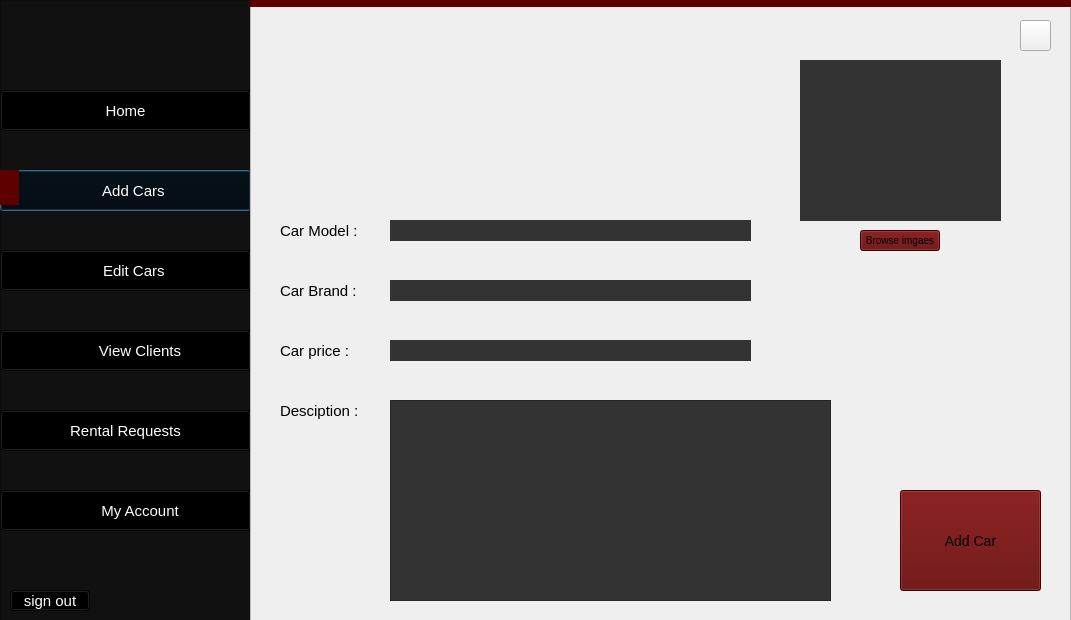
<?xml version="1.0" encoding="UTF-8"?>
<ui version="4.0">
 <class>Central_AddCars</class>
 <widget class="QDialog" name="Central_AddCars">
  <property name="geometry">
   <rect>
    <x>0</x>
    <y>0</y>
    <width>1071</width>
    <height>620</height>
   </rect>
  </property>
  <property name="windowTitle">
   <string>Add a new car</string>
  </property>
  <property name="windowIcon">
   <iconset resource="Resources.qrc">
    <normaloff>:/res/data/images/Loko.png</normaloff>:/res/data/images/Loko.png</iconset>
  </property>
  <property name="styleSheet">
   <string notr="true"/>
  </property>
  <widget class="QFrame" name="frame">
   <property name="geometry">
    <rect>
     <x>0</x>
     <y>0</y>
     <width>251</width>
     <height>621</height>
    </rect>
   </property>
   <property name="styleSheet">
    <string notr="true">QFrame#frame
{
background:#111;
}

QPushButton
{
        font-size:15px;
        background:transparent;
        color:#ffffff;
}

QPushButton#HomeButton:hover, QPushButton#AddCars:hover,  QPushButton#EditCars:hover, QPushButton#MyAccount:hover, QPushButton#ViewClients:hover,QPushButton#Rental:hover,QPushButton#signout:hover
{
        font-size:15px;
        background:#222;
        color:#ffffff;
        border-radius:50px;
}

QToolButton
{

}</string>
   </property>
   <property name="frameShape">
    <enum>QFrame::StyledPanel</enum>
   </property>
   <property name="frameShadow">
    <enum>QFrame::Raised</enum>
   </property>
   <widget class="QLabel" name="label">
    <property name="geometry">
     <rect>
      <x>0</x>
      <y>170</y>
      <width>19</width>
      <height>35</height>
     </rect>
    </property>
    <property name="styleSheet">
     <string notr="true">background:#5F0000;</string>
    </property>
    <property name="text">
     <string/>
    </property>
   </widget>
   <widget class="QPushButton" name="AddCars">
    <property name="geometry">
     <rect>
      <x>0</x>
      <y>170</y>
      <width>251</width>
      <height>41</height>
     </rect>
    </property>
    <property name="text">
     <string>    Add Cars</string>
    </property>
   </widget>
   <widget class="QPushButton" name="EditCars">
    <property name="geometry">
     <rect>
      <x>0</x>
      <y>250</y>
      <width>251</width>
      <height>41</height>
     </rect>
    </property>
    <property name="text">
     <string>    Edit Cars</string>
    </property>
   </widget>
   <widget class="QLabel" name="label_3">
    <property name="geometry">
     <rect>
      <x>20</x>
      <y>90</y>
      <width>35</width>
      <height>35</height>
     </rect>
    </property>
    <property name="text">
     <string/>
    </property>
   </widget>
   <widget class="QPushButton" name="HomeButton">
    <property name="geometry">
     <rect>
      <x>0</x>
      <y>90</y>
      <width>251</width>
      <height>41</height>
     </rect>
    </property>
    <property name="text">
     <string>Home</string>
    </property>
   </widget>
   <widget class="QPushButton" name="MyAccount">
    <property name="geometry">
     <rect>
      <x>0</x>
      <y>490</y>
      <width>251</width>
      <height>41</height>
     </rect>
    </property>
    <property name="text">
     <string>       My Account</string>
    </property>
   </widget>
   <widget class="QPushButton" name="ViewClients">
    <property name="geometry">
     <rect>
      <x>0</x>
      <y>330</y>
      <width>251</width>
      <height>41</height>
     </rect>
    </property>
    <property name="text">
     <string>       View Clients</string>
    </property>
   </widget>
   <widget class="QLabel" name="label_4">
    <property name="geometry">
     <rect>
      <x>20</x>
      <y>170</y>
      <width>35</width>
      <height>35</height>
     </rect>
    </property>
    <property name="text">
     <string/>
    </property>
   </widget>
   <widget class="QLabel" name="label_5">
    <property name="geometry">
     <rect>
      <x>20</x>
      <y>250</y>
      <width>35</width>
      <height>35</height>
     </rect>
    </property>
    <property name="text">
     <string/>
    </property>
   </widget>
   <widget class="QLabel" name="label_6">
    <property name="geometry">
     <rect>
      <x>20</x>
      <y>330</y>
      <width>35</width>
      <height>35</height>
     </rect>
    </property>
    <property name="text">
     <string/>
    </property>
   </widget>
   <widget class="QLabel" name="label_7">
    <property name="geometry">
     <rect>
      <x>20</x>
      <y>410</y>
      <width>35</width>
      <height>35</height>
     </rect>
    </property>
    <property name="text">
     <string/>
    </property>
   </widget>
   <widget class="QPushButton" name="Rental">
    <property name="geometry">
     <rect>
      <x>0</x>
      <y>410</y>
      <width>251</width>
      <height>41</height>
     </rect>
    </property>
    <property name="text">
     <string>Rental Requests</string>
    </property>
   </widget>
   <widget class="QLabel" name="label_8">
    <property name="geometry">
     <rect>
      <x>20</x>
      <y>490</y>
      <width>35</width>
      <height>35</height>
     </rect>
    </property>
    <property name="text">
     <string/>
    </property>
   </widget>
   <widget class="QPushButton" name="signout">
    <property name="geometry">
     <rect>
      <x>10</x>
      <y>590</y>
      <width>80</width>
      <height>21</height>
     </rect>
    </property>
    <property name="text">
     <string>sign out</string>
    </property>
   </widget>
   <zorder>Rental</zorder>
   <zorder>AddCars</zorder>
   <zorder>EditCars</zorder>
   <zorder>HomeButton</zorder>
   <zorder>label_3</zorder>
   <zorder>MyAccount</zorder>
   <zorder>ViewClients</zorder>
   <zorder>label_4</zorder>
   <zorder>label_5</zorder>
   <zorder>label</zorder>
   <zorder>label_6</zorder>
   <zorder>label_8</zorder>
   <zorder>label_7</zorder>
   <zorder>signout</zorder>
  </widget>
  <widget class="QFrame" name="frame_2">
   <property name="geometry">
    <rect>
     <x>250</x>
     <y>0</y>
     <width>821</width>
     <height>621</height>
    </rect>
   </property>
   <property name="styleSheet">
    <string notr="true">

QLabel#WarningLbl
{
	color:red;
	font-size:10px;
}

QLabel#ModelWarning, QLabel#BrandWarning, QLabel#PriceWarning, QLabel#DescriptWarning
{
	color:red;
	font-size:10px;
}

QLabel#CarModel, QLabel#CarBrand,  QLabel#CarPrice, QLabel#CarDescription
{
	color:black;
	font-size:15px;
}

QLineEdit#CarModelLineEdite, QLineEdit#CarBrandLineEdit, QLineEdit#CarPriceLineEdit, QLineEdit#CarDescriptionLineEdit
{
	background-color:#333;
	color:white;
	font-size:14px;
	border-radius:15px;
}

QTextEdit#TextEditDescript
{
	background-color:#333;
	color:white;
	font-size:14px;
}

QPushButton#AddCarButton
{
	font-size:14px;
	background-color:#5F0000;
}
QPushButton#BrowseImages
{
	font-size:10px;
	background-color:#5F0000;
}</string>
   </property>
   <property name="frameShape">
    <enum>QFrame::StyledPanel</enum>
   </property>
   <property name="frameShadow">
    <enum>QFrame::Raised</enum>
   </property>
   <widget class="QLabel" name="label_2">
    <property name="geometry">
     <rect>
      <x>-20</x>
      <y>0</y>
      <width>841</width>
      <height>7</height>
     </rect>
    </property>
    <property name="styleSheet">
     <string notr="true">background:#5F0000;</string>
    </property>
    <property name="text">
     <string/>
    </property>
   </widget>
   <widget class="QPushButton" name="Close">
    <property name="geometry">
     <rect>
      <x>770</x>
      <y>20</y>
      <width>31</width>
      <height>31</height>
     </rect>
    </property>
    <property name="styleSheet">
     <string notr="true">
QPushButton
{
        border-image:url(L:/UNI/Projects/Project one/Grind/Project/QT/data/icons/cancel.png);

}

QPushButton:hover
{
        background:#5F0000;
        border-radius:15px;
}
</string>
    </property>
    <property name="text">
     <string/>
    </property>
   </widget>
   <widget class="QLabel" name="AddCarlbl">
    <property name="geometry">
     <rect>
      <x>-20</x>
      <y>-47</y>
      <width>261</width>
      <height>241</height>
     </rect>
    </property>
    <property name="text">
     <string/>
    </property>
   </widget>
   <widget class="QLabel" name="CarDisplay">
    <property name="geometry">
     <rect>
      <x>550</x>
      <y>60</y>
      <width>201</width>
      <height>161</height>
     </rect>
    </property>
    <property name="styleSheet">
     <string notr="true">background:#333;</string>
    </property>
    <property name="text">
     <string/>
    </property>
   </widget>
   <widget class="QPushButton" name="BrowseImages">
    <property name="geometry">
     <rect>
      <x>610</x>
      <y>230</y>
      <width>80</width>
      <height>21</height>
     </rect>
    </property>
    <property name="text">
     <string>Browse imgaes</string>
    </property>
   </widget>
   <widget class="QLabel" name="addcarlbl">
    <property name="geometry">
     <rect>
      <x>-20</x>
      <y>0</y>
      <width>471</width>
      <height>241</height>
     </rect>
    </property>
    <property name="text">
     <string/>
    </property>
    <property name="pixmap">
     <pixmap resource="Resources.qrc">:/res/data/images/Loko.png</pixmap>
    </property>
    <property name="scaledContents">
     <bool>true</bool>
    </property>
   </widget>
   <widget class="QLineEdit" name="CarModelLineEdite">
    <property name="geometry">
     <rect>
      <x>140</x>
      <y>220</y>
      <width>361</width>
      <height>21</height>
     </rect>
    </property>
   </widget>
   <widget class="QLabel" name="CarModel">
    <property name="geometry">
     <rect>
      <x>30</x>
      <y>220</y>
      <width>111</width>
      <height>21</height>
     </rect>
    </property>
    <property name="text">
     <string>Car Model :</string>
    </property>
   </widget>
   <widget class="QLabel" name="CarBrand">
    <property name="geometry">
     <rect>
      <x>30</x>
      <y>280</y>
      <width>111</width>
      <height>21</height>
     </rect>
    </property>
    <property name="text">
     <string>Car Brand :</string>
    </property>
   </widget>
   <widget class="QLineEdit" name="CarBrandLineEdit">
    <property name="geometry">
     <rect>
      <x>140</x>
      <y>280</y>
      <width>361</width>
      <height>21</height>
     </rect>
    </property>
   </widget>
   <widget class="QLabel" name="CarPrice">
    <property name="geometry">
     <rect>
      <x>30</x>
      <y>340</y>
      <width>111</width>
      <height>21</height>
     </rect>
    </property>
    <property name="text">
     <string>Car price :</string>
    </property>
   </widget>
   <widget class="QLineEdit" name="CarPriceLineEdit">
    <property name="geometry">
     <rect>
      <x>140</x>
      <y>340</y>
      <width>361</width>
      <height>21</height>
     </rect>
    </property>
   </widget>
   <widget class="QLabel" name="CarDescription">
    <property name="geometry">
     <rect>
      <x>30</x>
      <y>400</y>
      <width>111</width>
      <height>21</height>
     </rect>
    </property>
    <property name="text">
     <string>Desciption :</string>
    </property>
   </widget>
   <widget class="QPushButton" name="AddCarButton">
    <property name="geometry">
     <rect>
      <x>650</x>
      <y>490</y>
      <width>141</width>
      <height>101</height>
     </rect>
    </property>
    <property name="text">
     <string>Add Car</string>
    </property>
   </widget>
   <widget class="QTextEdit" name="TextEditDescript">
    <property name="geometry">
     <rect>
      <x>140</x>
      <y>400</y>
      <width>441</width>
      <height>201</height>
     </rect>
    </property>
   </widget>
   <widget class="QLabel" name="WarningLbl">
    <property name="geometry">
     <rect>
      <x>630</x>
      <y>430</y>
      <width>181</width>
      <height>61</height>
     </rect>
    </property>
    <property name="styleSheet">
     <string notr="true"/>
    </property>
    <property name="text">
     <string/>
    </property>
   </widget>
   <widget class="QLabel" name="ModelWarning">
    <property name="geometry">
     <rect>
      <x>140</x>
      <y>190</y>
      <width>361</width>
      <height>16</height>
     </rect>
    </property>
    <property name="text">
     <string/>
    </property>
   </widget>
   <widget class="QLabel" name="BrandWarning">
    <property name="geometry">
     <rect>
      <x>140</x>
      <y>250</y>
      <width>361</width>
      <height>16</height>
     </rect>
    </property>
    <property name="text">
     <string/>
    </property>
   </widget>
   <widget class="QLabel" name="PriceWarning">
    <property name="geometry">
     <rect>
      <x>140</x>
      <y>310</y>
      <width>361</width>
      <height>16</height>
     </rect>
    </property>
    <property name="text">
     <string/>
    </property>
   </widget>
   <widget class="QLabel" name="DescriptWarning">
    <property name="geometry">
     <rect>
      <x>140</x>
      <y>370</y>
      <width>361</width>
      <height>16</height>
     </rect>
    </property>
    <property name="text">
     <string/>
    </property>
   </widget>
  </widget>
 </widget>
 <resources>
  <include location="Resources.qrc"/>
 </resources>
 <connections/>
</ui>
